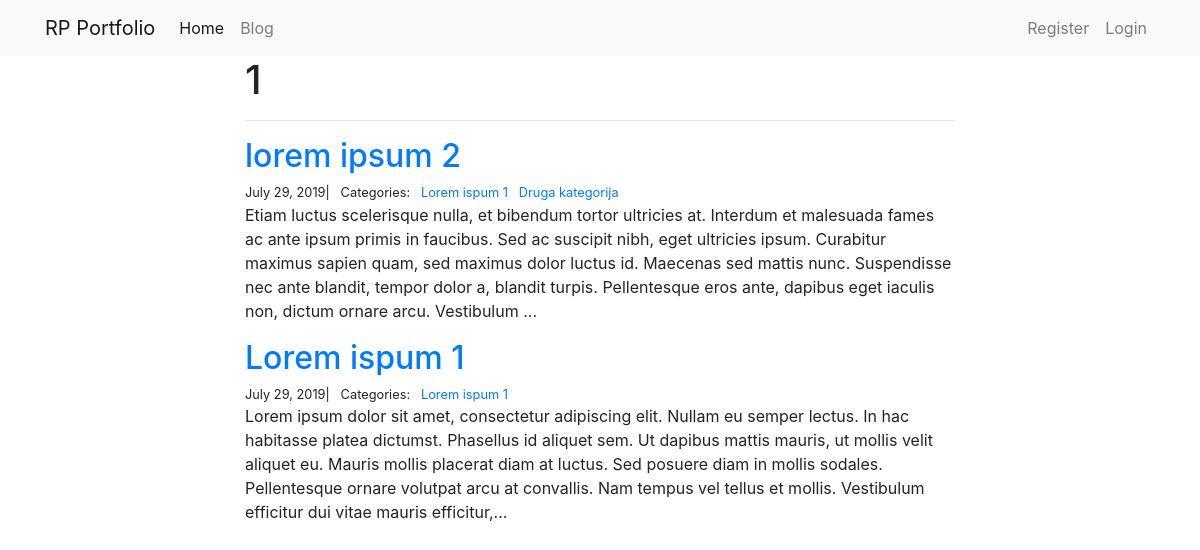
The page /blog/1 on the database its author committed.
### blog/models.py (models this page shows)
class Post(models.Model):
	title=models.CharField(max_length=50)
	sadrzaj=models.TextField()
	created_on=models.DateTimeField(auto_now_add=True)
	last_edited=models.DateTimeField(auto_now=True)
	categories=models.ManyToManyField('Category', related_name='posts')

class Category(models.Model):
	name=models.CharField(max_length=70)

### blog/views.py (the view)
# urls.py: path("<category>", views.blog_category, name="blog_category"),
def blog_category(request, category):
	post=Post.objects.filter(
		categories__name__contains=category).order_by('-created_on')
	context={
		'category':category,
		'posts':post
	}
	return render(request, 'blog_category.html', context)

### blog/templates/blog_category.html
{% extends "base.html" %}
{% block page_content %}
<div class="col-md-8 offset-md-2">
	<h1>{{ category |title }}</h1>
	<hr>
	{% for pos in posts %}
	<h2><a href="{% url 'blog_detail' pos.pk %} ">{{ pos.title}} </a></h2>
	<small>
		{{pos.created_on.date}}| &nbsp;
		Categories: &nbsp;
		{% for category in pos.categories.all %}
		<a href="{ % url 'blog_detail' category.name %}">
			{{category.name}}
		</a>&nbsp;
		{%endfor %}
	</small>
	<p>{{pos.sadrzaj | slice:":400"}}...</p>
	{% endfor %}
</div>
{% endblock %}

### rows shown on the page
Post: title "lorem ipsum 2", created_on "July 29, 2019", sadrzaj "Etiam luctus scelerisque nulla, et bibendum tortor ultricies at. Interdum et malesuada fames ac ante ipsum primis in faucibus. Sed ac suscipit nibh, eget ultricies ipsum. Curabitur maximus sapien quam, sed maximus dolor luctus id. Maecenas sed mattis nunc. Suspendisse nec ante blandit, tempor dolor a, blandit turpis. Pellentesque eros ante, dapibus eget iaculis non, dictum ornare arcu. Vestibulum"
Category: name "Lorem ispum 1"
Category: name "Druga kategorija"
Post: title "Lorem ispum 1", created_on "July 29, 2019", sadrzaj "Lorem ipsum dolor sit amet, consectetur adipiscing elit. Nullam eu semper lectus. In hac habitasse platea dictumst. Phasellus id aliquet sem. Ut dapibus mattis mauris, ut mollis velit aliquet eu. Mauris mollis placerat diam at luctus. Sed posuere diam in mollis sodales. Pellentesque ornare volutpat arcu at convallis. Nam tempus vel tellus et mollis. Vestibulum efficitur dui vitae mauris efficitur,"

### other values the page prints
{{ category |title }} "1"
